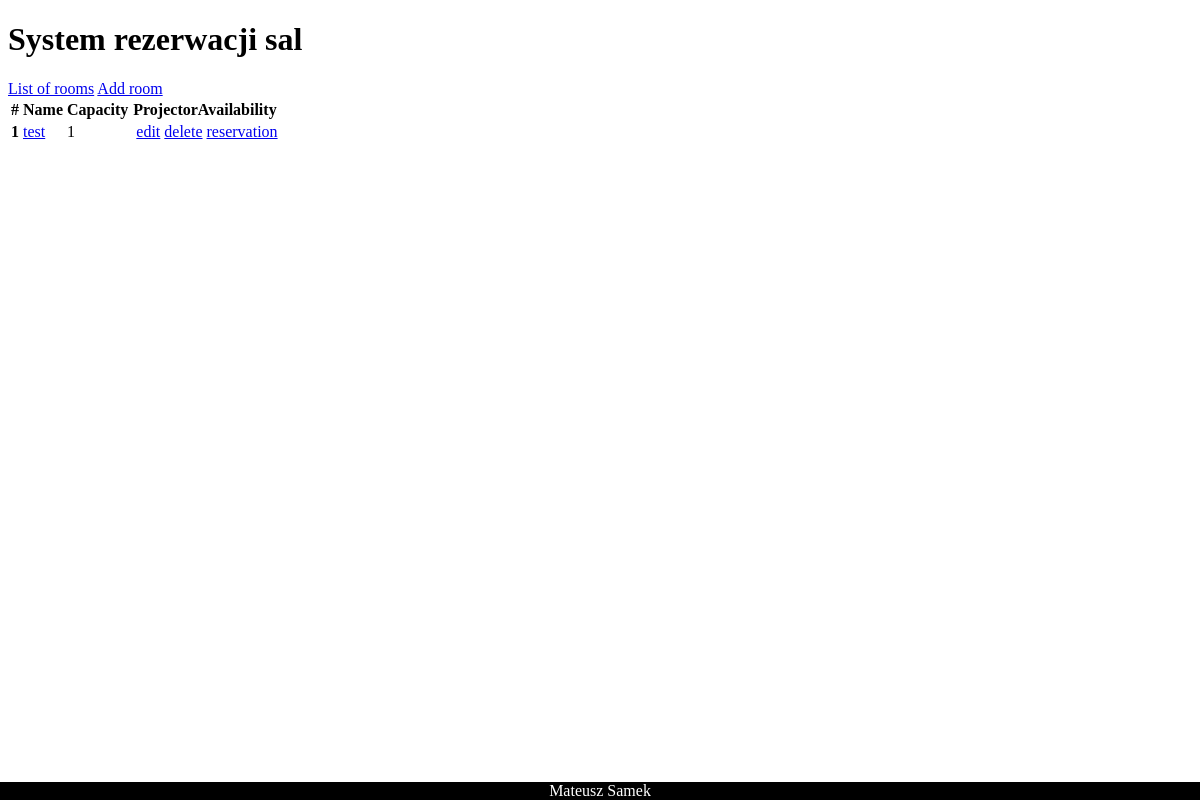
The app's page /, older data.
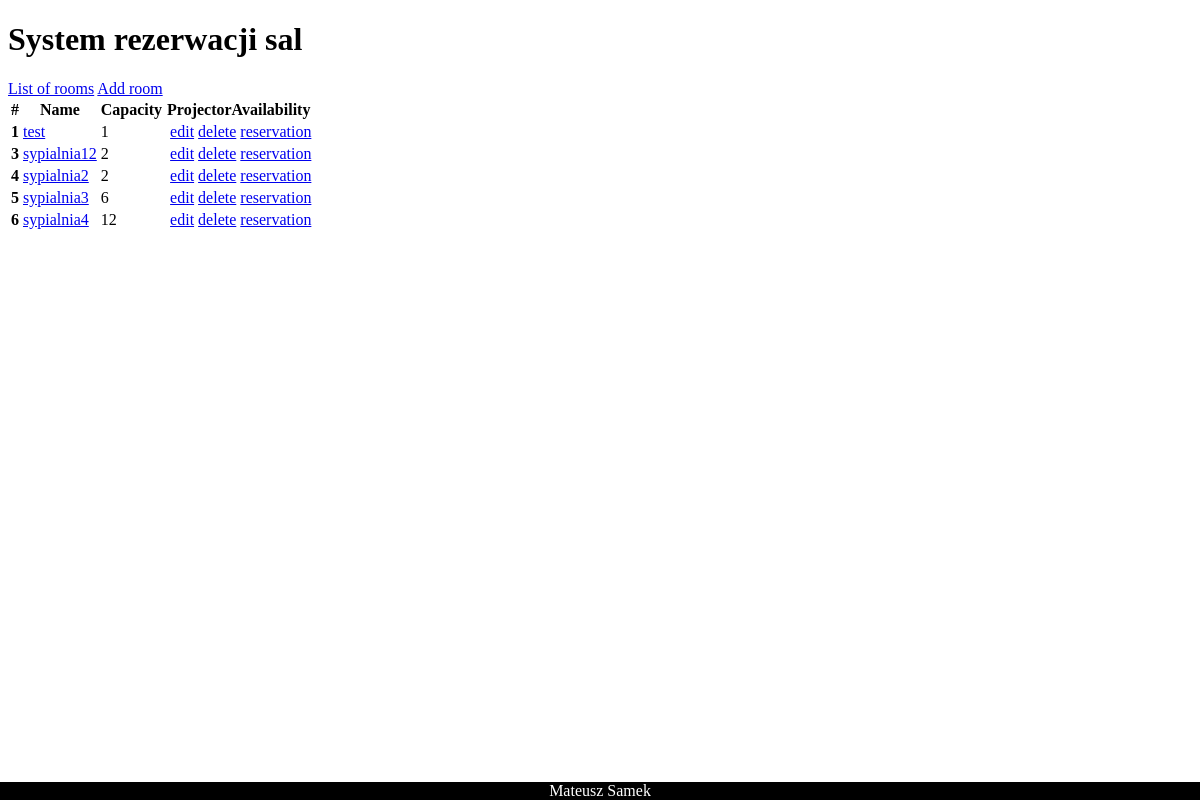
The same page, newer data.
### warsztat/models.py (models this page shows)
class Room(models.Model):
    name = models.CharField(max_length=255, unique=True)
    capacity = models.IntegerField()
    projector_availability = models.BooleanField()

### warsztat/views.py (the view)
# urls.py: path('', views.RoomListView.as_view(), name='RoomList'),
class RoomListView(View):
    def get(self, request):
        rooms = Room.objects.all()
        return render(request, 'rooms.html', context={'rooms': rooms})

### templates/rooms.html
{% extends 'index.html' %}
{% block content %}
    <table>
  <thead>
    <tr>
      <th scope="col">#</th>
      <th scope="col">Name</th>
      <th scope="col">Capacity</th>
      <th scope="col" colspan="4">ProjectorAvailability</th>
    </tr>
  </thead>
  <tbody>
    {% for room in rooms %}
    <tr>
      <th scope="row">{{ room.id }}</th>
      <td>
        <a href="/room/{{ room.id }}/">{{ room.name }}</a>
      </td>
      <td>{{ room.capacity }}</td>
      {% if room.projector_availability %}
        <td></td>
      {% else %}
        <td></td>
      {% endif %}
      <td>
        <a href="/room/modify/{{ room.id }}/">edit</a>
      </td>
      <td>
        <a href="/room/delete/{{ room.id }}/">delete</a>
      </td>
      <td>
        <a href="/room/reserve/{{ room.id }}/">reservation</a>
      </td>
    </tr>
    {% empty %}
      <tr><td colspan="6">Brak dostępnych sal</td></tr>
    {% endfor %}
  </tbody>
</table>
{% endblock %}

### templates/index.html (shortened to what this page needs)
<!DOCTYPE html>
<html lang="en">
<head>
</head>
<body>
<h1>System rezerwacji sal</h1>
<nav>
  <a class="nav-item nav-link active" href="/">List of rooms</a>
  <a class="nav-item nav-link" href="/room/new/">Add room</a>
</nav>
{% block content %}
{% endblock %}
<footer class="footer">
  <span class="text-muted">Mateusz Samek</span>
</footer>
</body>
</html>

### templates/index.html (style rules this page uses)
.footer { position: fixed; left: 0; bottom: 0; width: 100%; background-color: black; color: white; text-align: center; }

Row changes from the older to the newer data that the page shows:
added Room: id "3", name "sypialnia12", capacity "2"
added Room: id "4", name "sypialnia2", capacity "2"
added Room: id "5", name "sypialnia3", capacity "6"
added Room: id "6", name "sypialnia4", capacity "12"
